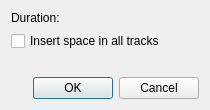
<?xml version="1.0" encoding="UTF-8"?>
<ui version="4.0">
 <author>
SPDX-FileCopyrightText: none
SPDX-License-Identifier: GPL-3.0-only OR LicenseRef-KDE-Accepted-GPL
 </author>
 <class>SpacerDialog_UI</class>
 <widget class="QDialog" name="SpacerDialog_UI">
  <property name="geometry">
   <rect>
    <x>0</x>
    <y>0</y>
    <width>210</width>
    <height>110</height>
   </rect>
  </property>
  <property name="windowTitle">
   <string>Add Space</string>
  </property>
  <layout class="QGridLayout" name="gridLayout">
   <item row="2" column="0" colspan="2">
    <spacer name="verticalSpacer">
     <property name="orientation">
      <enum>Qt::Vertical</enum>
     </property>
     <property name="sizeHint" stdset="0">
      <size>
       <width>20</width>
       <height>40</height>
      </size>
     </property>
    </spacer>
   </item>
   <item row="0" column="0">
    <widget class="QLabel" name="clip_filesize_2">
     <property name="text">
      <string>Duration:</string>
     </property>
    </widget>
   </item>
   <item row="1" column="0" colspan="2">
    <widget class="QCheckBox" name="insert_all_tracks">
     <property name="text">
      <string>Insert space in all tracks</string>
     </property>
    </widget>
   </item>
   <item row="3" column="0" colspan="2">
    <widget class="QDialogButtonBox" name="buttonBox">
     <property name="orientation">
      <enum>Qt::Horizontal</enum>
     </property>
     <property name="standardButtons">
      <set>QDialogButtonBox::Cancel|QDialogButtonBox::Ok</set>
     </property>
    </widget>
   </item>
   <item row="0" column="1">
    <layout class="QHBoxLayout" name="inputLayout"/>
   </item>
  </layout>
 </widget>
 <resources/>
 <connections>
  <connection>
   <sender>buttonBox</sender>
   <signal>accepted()</signal>
   <receiver>SpacerDialog_UI</receiver>
   <slot>accept()</slot>
   <hints>
    <hint type="sourcelabel">
     <x>248</x>
     <y>254</y>
    </hint>
    <hint type="destinationlabel">
     <x>157</x>
     <y>274</y>
    </hint>
   </hints>
  </connection>
  <connection>
   <sender>buttonBox</sender>
   <signal>rejected()</signal>
   <receiver>SpacerDialog_UI</receiver>
   <slot>reject()</slot>
   <hints>
    <hint type="sourcelabel">
     <x>316</x>
     <y>260</y>
    </hint>
    <hint type="destinationlabel">
     <x>286</x>
     <y>274</y>
    </hint>
   </hints>
  </connection>
 </connections>
</ui>
